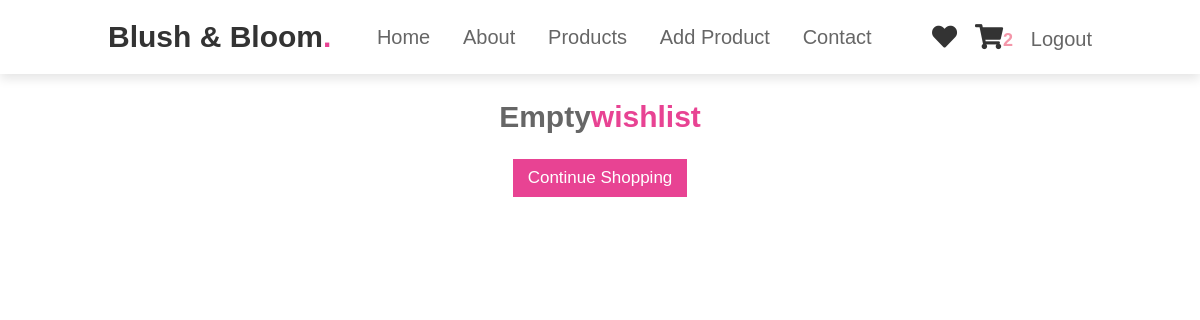
/wishlist/ (signed in), run on an earlier commit of the app's database.
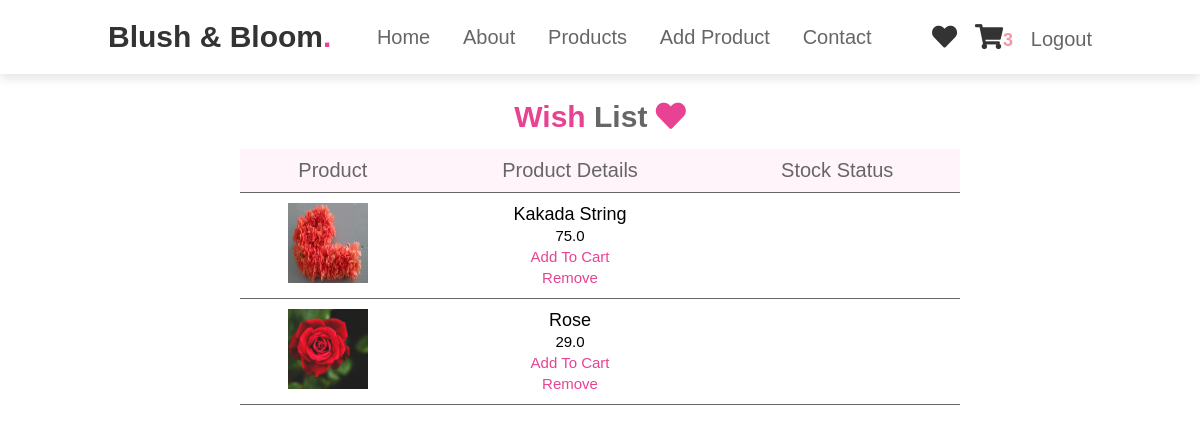
And on a later commit of the database.
### core/models.py (models this page shows, shortened)
class CartItem(models.Model):
    user = models.ForeignKey(User, on_delete=models.CASCADE)
    item = models.ManyToManyField(Order)
    start_date = models.DateTimeField(auto_now_add=True)
    order_date = models.DateTimeField(null=True)
    order_address = models.ForeignKey(
        UserAddress, on_delete=models.SET_NULL, blank=True, null=True)
    ordered = models.BooleanField(default=False)
    class Meta:
        verbose_name = 'CartItem'
        verbose_name_plural = 'CartItems'

class Order(models.Model):
    user = models.ForeignKey(User, on_delete=models.CASCADE)
    ordered = models.BooleanField(default=False)
    wishlist = models.BooleanField(default=False)
    item = models.ForeignKey(Item, on_delete=models.CASCADE)
    quantity = models.IntegerField(default=1)
    class Meta:
        verbose_name_plural = 'Orders'

class Item(models.Model):
    flower_name = models.CharField(max_length=100, default="")
    price = models.FloatField()
    discount_price = models.FloatField(blank=True, null=True)
    description = models.TextField()
    category = models.ForeignKey(Category, on_delete=models.CASCADE)
    label = models.CharField(choices=label_choices,
                             default="", max_length=2, blank=True, null=True)
    item_image = models.ImageField(
        upload_to="uploads/", default='/images/no-image.jpg')
    is_auctioned = models.BooleanField(default=False)
    class Meta:
        verbose_name_plural = 'Items'

### core/views.py (the view)
# urls.py: path('wishlist/', Wishlist, name='wishlist'),
@login_required
def Wishlist(request):
    cart_items = Order.objects.filter(
        user=request.user, ordered=False, wishlist=True)
    context = {'items': cart_items}
    return render(request, 'wishlist.html', context)

### core/templatetags/cart_tags.py (called while the page is built)
@register.filter
def cart_item_count(user):
    if user.is_authenticated:
        items = CartItem.objects.filter(user=user, ordered=False)
        if items.exists():
            return items[0].item.count()
        else:
            return 0
    else:
        return 0

### Templates/wishlist.html (shortened to what this page needs)
{% extends 'base.html' %}
{% load static %}
{% block csslink %}
<link rel="stylesheet" href="{% static 'css/style.css' %}" />
    <link rel="stylesheet" href="{% static 'css/fav.css' %}" />
{% endblock csslink %}
{% block content %}
    <div class="container">
      <div class="favheading">
        {% if items %}
        <h3><span>Wish </span> List <i class="fas fa-heart"></i></h3>
      </div>
      <table>
        <tr>
          <th>Product</th>
          <th>Product Details</th>
          <th>Stock status</th>
        </tr>
        {% for item in items %}
        <tr>
          <td>
            <div class="img"><img src="{{item.item.item_image.url}}" alt="" /></div>
          </td>
          <td>
            <div class="data">
              <p>{{item.item.flower_name}}</p>
              <small>{{item.item.discount_price}}</small>
              <br />
              <a href="{% url 'core:add-to-cart' item.item.id %}">Add to Cart</a>
              <br />
              <a href="{% url 'core:remove-from-wishlist' item.item.id %}">Remove</a>
            </div>
          </td>
          <td>
          </td>
        </tr>
        {% endfor %}
      </table>
      {% else %}
        <h3 class="head">Empty<span>wishlist</span></h3>
        <div class="checkout" style="text-align: center;">
          <a href="{% url 'core:Home-Page' %}">Continue Shopping</a>
        </div>
  {% endif %}
    </div>
{% endblock content %}

### Templates/base.html (shortened to what this page needs)
{% load static %}
{% load cart_tags %}
<!DOCTYPE html>
<html lang="en">
  <head>
    <link
      rel="stylesheet"
      href="https://cdnjs.cloudflare.com/ajax/libs/font-awesome/5.15.4/css/all.min.css"
    />
    <link rel="stylesheet" href= {% static 'css/style.css' %}/>
    {% block csslink %}
    {% endblock csslink %}
  </head>
  <body>
    <div>
    <header>
      <a href="#" class="logo">Blush & Bloom<span>.</span></a>
      <nav class="navbar">
        <a href="{% url 'core:Home-Page' %}">home</a>
        <a href="#about">about</a>
        <a href="#products">products</a>
        {% if request.user.is_superuser %}
        <a href="/admin/core/item/add/">Add Product</a>
        {% else %}
        <a href="#review">review</a>
        {% endif %}
        <a href="#contact">contact</a>
      </nav>
      <div class="icons">
        <a href="{% url 'core:wishlist' %}" class="fas fa-heart"></a>
        <a href="{% url 'core:order-summary' %}" class="fas fa-shopping-cart"
        ><span style=" color: #f496a9; font-size: large;">{{request.user | cart_item_count }}</span></a>
        {% if request.user.is_authenticated %}
        <a href="{% url 'Accounts:Logout' %}" id="login" style="color: #666; font-size:2rem;">Logout</a>
        {% else %}
        <a href="{% url 'Accounts:Login' %}" class="fas fa-user"></a>
        {% endif %}
      </div>
    </header>
    {% block content %}
    {% endblock content %}
  </div>
  </body>
</html>

What changed in the data, as far as the page shows it:
added Order: item.item_image (picture), item.flower_name "Kakada String", item.discount_price "75.0"
added Order: item.item_image (picture), item.flower_name "Rose", item.discount_price "29.0"
Also different on the page:
{{ request.user | cart_item_count }}: "2" → "3"
text no longer shown: "Empty Wishlist Continue Shopping"
text now shown: "Wish List Product Product Details Stock Status"
